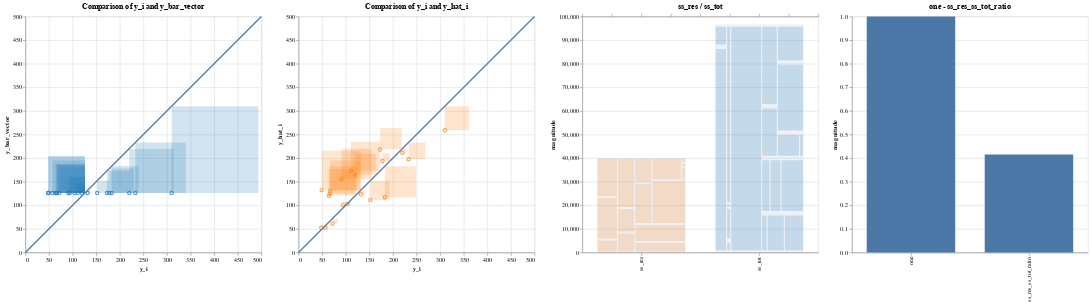

Write notebook code for a chart like this one.
### Markdown cell above
Now that the model is trained and the libraries are loaded, the data scientist calculates some metrics.  We write out these metrics explicitly as a computation tree.  In practice, it would be possible to write a function that takes Python's abstract syntax tree generated from the scoring functions written by the data scientist.  For this use case, we assume that the AST has already been parsed and written into the DSL that specmetric expects.

### Code cell
# r2
########### BEGIN COMPUTATION GRAPH ##########
## Everything below can be extracted from the abstract syntax tree
# Changes size of container
from IPython.display import display, HTML
display(HTML("<style>.container { width:100% !important; }</style>"))
display(HTML("<style>div.output_scroll { height: 44em; display: block;}</style>"))
# display(HTML("<style>.output { flex-direction: row; }</style>"))

y_i = diabetes_y_test
ids = np.arange(len(diabetes_y_test))
y_hat_i = diabetes_y_pred
X = diabetes_X_test
y_bar_scalar = np.mean(y_i)
y_bar_vector = np.full(y_i.shape, y_bar_scalar)
y_i_minus_y_hat_i = y_i - y_hat_i
y_i_minus_y_bar = y_i - y_bar_vector
y_i_minus_y_hat_i_squared = np.square(y_i_minus_y_hat_i)
y_i_minus_y_bar_squared = np.square(y_i_minus_y_bar)
ss_res = np.sum(y_i_minus_y_hat_i_squared)
ss_tot = np.sum(y_i_minus_y_bar_squared)
one = 1
ss_res_ss_tot_ratio = ss_res / ss_tot
r2 = one - ss_res_ss_tot_ratio
data_dict = {
    'ids': ids,
    'y_i': y_i,
    'y_hat_i': y_hat_i,
    'X': X,
    'y_bar_scalar': y_bar_scalar,
    'y_bar_vector': y_bar_vector,
    'y_i_minus_y_hat_i': y_i_minus_y_hat_i,
    'y_i_minus_y_bar': y_i_minus_y_bar,
    'y_i_minus_y_hat_i_squared': y_i_minus_y_hat_i_squared,
    'y_i_minus_y_bar_squared': y_i_minus_y_bar_squared,
    'ss_res': ss_res,
    'ss_tot': ss_tot,
    'one': one,
    'ss_res_ss_tot_ratio': ss_res_ss_tot_ratio,
    'r2': r2
}

input_vars = ['y_i', 'y_hat_i']
for col in df_X_test.columns:
    d = df_X_test[[col]]
    data_dict[col] = d
    input_vars.append(col)

minus_scalar = ComputationNode('minus_scalar', None, 'scalar_diff', input_data=['one', 'ss_res_ss_tot_ratio'], output_data='r2')
one = ComputationNode('one', minus_scalar, 'scalar', input_data=[], output_data='one')
ratio = ComputationNode('ratio', minus_scalar, 'scalar_ratio', input_data=['ss_res', 'ss_tot'], output_data='ss_res_ss_tot_ratio')
vector_sum_ss_res = ComputationNode('ss_res', ratio, 'vector_sum',input_data=['y_i_minus_y_hat_i_squared'], output_data='ss_res')
vector_sum_ss_tot = ComputationNode('ss_tot', ratio, 'vector_sum', input_data=['y_i_minus_y_bar_squared'], output_data='ss_tot')
square_residuals = ComputationNode('square_residuals', vector_sum_ss_res, 'vector_square', input_data=['y_i_minus_y_hat_i'], output_data='y_i_minus_y_hat_i_squared')
square_variances = ComputationNode('square_variances', vector_sum_ss_tot, 'vector_square', input_data=['y_i_minus_y_bar'], output_data='y_i_minus_y_bar_squared')
vector_difference_residuals = ComputationNode('vector_difference_residuals', square_residuals, 'vector_diff', input_data=['y_i', 'y_hat_i'], output_data='y_i_minus_y_hat_i')
vector_difference_variances = ComputationNode('vector_difference_variances', square_variances, 'vector_diff', input_data=['y_i', 'y_bar_vector'], output_data='y_i_minus_y_bar')
y_i_var_node = ComputationNode('literal_yi_var', vector_difference_variances, 'vector', output_data='y_i')
broadcast = ComputationNode('broadcast_mean', vector_difference_variances, 'broadcast', input_data=['y_bar_scalar', 'y_i'], output_data='y_bar_vector')
mean_y = ComputationNode('mean_y', broadcast, 'mean', input_data=['y_i'], output_data='y_bar_scalar')
y_i_mean_node = ComputationNode('literal_yi_mean', mean_y, 'vector', output_data='y_i')
y_i_res_node = ComputationNode('literal_yi_res', vector_difference_residuals, 'vector', output_data='y_i')
y_hat_node = ComputationNode('literal_yhat', vector_difference_residuals, 'vector', output_data='y_hat_i')

parser = ComputationTreeParser(minus_scalar)
parser.parse_computation_tree()
vis_containers = parser.visualization_containers
########### END COMPUTATION GRAPH ##########

r = AltairRenderer(vis_containers, data_dict, input_vars=input_vars)
charts = r.convert_to_charts()

charts.display()

### Figure 1 — Vega-Lite specification as saved in the notebook (floating-point values rounded to 4 significant figures)
{"config": {"view": {"continuousWidth": 400, "continuousHeight": 300}}, "hconcat": [{"layer": [{"mark": "point", "encoding": {"color": {"field": "color", "legend": null, "scale": {"scheme": "category10"}, "type": "nominal"}, "tooltip": [{"field": "age", "type": "quantitative"}, {"field": "bmi", "type": "quantitative"}, {"field": "bp", "type": "quantitative"}, {"field": "glu", "type": "quantitative"}, {"field": "hdl", "type": "quantitative"}, {"field": "id", "type": "quantitative"}, {"field": "ldl", "type": "quantitative"}, {"field": "ltg", "type": "quantitative"}, {"field": "sex", "type": "quantitative"}, {"field": "tc", "type": "quantitative"}, {"field": "tch", "type": "quantitative"}, {"field": "y_hat_i", "type": "quantitative"}, {"field": "y_i", "type": "quantitative"}], "x": {"axis": {"title": "y_i"}, "field": "x", "scale": {"domain": [0, 500]}, "type": "quantitative"}, "y": {"axis": {"title": "y_bar_vector"}, "field": "y", "scale": {"domain": [0, 500]}, "type": "quantitative"}}, "height": 400.0, "title": "Comparison of y_i and y_bar_vector", "width": 400.0}, {"mark": {"type": "rect", "opacity": 0.2}, "encoding": {"color": {"field": "color", "legend": null, "scale": {"scheme": "category10"}, "type": "nominal"}, "tooltip": [{"field": "age", "type": "quantitative"}, {"field": "bmi", "type": "quantitative"}, {"field": "bp", "type": "quantitative"}, {"field": "glu", "type": "quantitative"}, {"field": "hdl", "type": "quantitative"}, {"field": "id", "type": "quantitative"}, {"field": "ldl", "type": "quantitative"}, {"field": "ltg", "type": "quantitative"}, {"field": "sex", "type": "quantitative"}, {"field": "tc", "type": "quantitative"}, {"field": "tch", "type": "quantitative"}, {"field": "y_hat_i", "type": "quantitative"}, {"field": "y_i", "type": "quantitative"}], "x": {"axis": {"title": "y_i"}, "field": "x", "scale": {"domain": [0, 500]}, "type": "quantitative"}, "x2": {"field": "squarex2"}, "y": {"axis": {"title": "y_bar_vector"}, "field": "y", "scale": {"domain": [0, 500]}, "type": "quantitative"}, "y2": {"field": "squarey2"}}, "height": 400.0, "selection": {"selector001": {"type": "single", "fields": ["id"], "on": "mouseover", "empty": "none"}}, "title": "Magnitudes of y_i_minus_y_bar_squared", "width": 400.0}, {"data": {"name": "data-e18c70fdf05de719b9350ab397f3d2c9"}, "mark": "line", "encoding": {"x": {"field": "x", "type": "quantitative"}, "y": {"field": "y", "type": "quantitative"}}}], "data": {"name": "data-c71c25e1ae52aaec19f6c3e4e8213646"}}, {"layer": [{"mark": "point", "encoding": {"color": {"field": "color", "legend": null, "scale": {"scheme": "category10"}, "type": "nominal"}, "tooltip": [{"field": "age", "type": "quantitative"}, {"field": "bmi", "type": "quantitative"}, {"field": "bp", "type": "quantitative"}, {"field": "glu", "type": "quantitative"}, {"field": "hdl", "type": "quantitative"}, {"field": "id", "type": "quantitative"}, {"field": "ldl", "type": "quantitative"}, {"field": "ltg", "type": "quantitative"}, {"field": "sex", "type": "quantitative"}, {"field": "tc", "type": "quantitative"}, {"field": "tch", "type": "quantitative"}, {"field": "y_hat_i", "type": "quantitative"}, {"field": "y_i", "type": "quantitative"}], "x": {"axis": {"title": "y_i"}, "field": "x", "scale": {"domain": [0, 500]}, "type": "quantitative"}, "y": {"axis": {"title": "y_hat_i"}, "field": "y", "scale": {"domain": [0, 500]}, "type": "quantitative"}}, "height": 400.0, "title": "Comparison of y_i and y_hat_i", "width": 400.0}, {"mark": {"type": "rect", "opacity": 0.2}, "encoding": {"color": {"field": "color", "legend": null, "scale": {"scheme": "category10"}, "type": "nominal"}, "tooltip": [{"field": "age", "type": "quantitative"}, {"field": "bmi", "type": "quantitative"}, {"field": "bp", "type": "quantitative"}, {"field": "glu", "type": "quantitative"}, {"field": "hdl", "type": "quantitative"}, {"field": "id", "type": "quantitative"}, {"field": "ldl", "type": "quantitative"}, {"field": "ltg", "type": "quantitative"}, {"field": "sex", "type": "quantitative"}, {"field": "tc", "type": "quantitative"}, {"field": "tch", "type": "quantitative"}, {"field": "y_hat_i", "type": "quantitative"}, {"field": "y_i", "type": "quantitative"}], "x": {"axis": {"title": "y_i"}, "field": "x", "scale": {"domain": [0, 500]}, "type": "quantitative"}, "x2": {"field": "squarex2"}, "y": {"axis": {"title": "y_hat_i"}, "field": "y", "scale": {"domain": [0, 500]}, "type": "quantitative"}, "y2": {"field": "squarey2"}}, "height": 400.0, "selection": {"selector001": {"type": "single", "fields": ["id"], "on": "mouseover", "empty": "none"}}, "title": "Magnitudes of y_i_minus_y_hat_i_squared", "width": 400.0}, {"data": {"name": "data-e18c70fdf05de719b9350ab397f3d2c9"}, "mark": "line", "encoding": {"x": {"field": "x", "type": "quantitative"}, "y": {"field": "y", "type": "quantitative"}}}], "data": {"name": "data-f9fe81db31a74dde097a10c849db694f"}}, {"layer": [{"data": {"name": "data-b9d7f3e64fe074de11db329c5602a028"}, "mark": {"type": "bar", "opacity": 0.1, "size": 150}, "encoding": {"x": {"axis": {"title": ""}, "field": "scalar_names", "type": "nominal"}, "y": {"axis": {"title": "magnitude"}, "field": "scalar_values", "type": "quantitative"}}, "height": 400.0, "title": "ss_res / ss_tot", "width": 400.0}, {"data": {"name": "data-f893d43f85aa7edccc277d2a4beb2766"}, "mark": {"type": "rect", "opacity": 0.2}, "encoding": {"color": {"condition": {"value": "yellow", "selection": "selector001"}, "field": "color", "legend": null, "scale": {"scheme": "category10"}, "type": "nominal"}, "tooltip": [{"field": "age", "type": "quantitative"}, {"field": "bmi", "type": "quantitative"}, {"field": "bp", "type": "quantitative"}, {"field": "glu", "type": "quantitative"}, {"field": "hdl", "type": "quantitative"}, {"field": "id", "type": "quantitative"}, {"field": "ldl", "type": "quantitative"}, {"field": "ltg", "type": "quantitative"}, {"field": "part of", "type": "nominal"}, {"field": "sex", "type": "quantitative"}, {"field": "tc", "type": "quantitative"}, {"field": "tch", "type": "quantitative"}, {"field": "y_hat_i", "type": "quantitative"}, {"field": "y_i", "type": "quantitative"}], "x": {"axis": {"labels": false, "title": ""}, "field": "__x__", "scale": {"domain": [0, 400.0]}, "type": "quantitative"}, "x2": {"field": "__x2__"}, "y": {"axis": {"title": "magnitude"}, "field": "__y__", "type": "quantitative"}, "y2": {"field": "__y2__"}}, "height": 400.0, "selection": {"selector001": {"type": "single", "fields": ["id"], "on": "mouseover", "empty": "none"}}, "title": "Comparison of sum of y_i_minus_y_hat_i_squared and y_i_minus_y_bar_squared", "width": 400.0}]}, {"data": {"name": "data-c4a6182402d9f0a218a68bc558ceea3b"}, "mark": {"type": "bar", "opacity": 1.0, "size": 150}, "encoding": {"x": {"axis": {"title": ""}, "field": "scalar_names", "type": "nominal"}, "y": {"axis": {"title": "magnitude"}, "field": "scalar_values", "type": "quantitative"}}, "height": 400.0, "title": "one - ss_res_ss_tot_ratio", "width": 400.0}], "$schema": "https://vega.github.io/schema/vega-lite/v4.17.0.json", "datasets": {"data-c71c25e1ae52aaec19f6c3e4e8213646": [{"linediff": 106.8, "color": "y_i_minus_y_bar_squared", "x": 233.0, "y": 126.2, "squarediff": 106.8, "id": 0, "y_i": 233.0, "y_hat_i": 197.6, "age": -0.07817, "sex": 0.05068, "bmi": 0.07786, "bp": 0.05286, "tc": 0.07824, "ldl": 0.06445, "hdl": 0.02655, "tch": -0.002592, "ltg": 0.04067, "glu": -0.009362, "squarex2": 339.8, "squarey2": 233.0}, {"linediff": -35.2, "color": "y_i_minus_y_bar_squared", "x": 91.0, "y": 126.2, "squarediff": 35.2, "id": 1, "y_i": 91.0, "y_hat_i": 155.4, "age": 0.009016, "sex": 0.05068, "bmi": -0.03962, "bp": 0.02876, "tc": 0.03833, "ldl": 0.07353, "hdl": -0.07285, "tch": 0.1081, "ltg": 0.01557, "glu": -0.04664, "squarex2": 126.2, "squarey2": 161.4}, {"linediff": -15.2, "color": "y_i_minus_y_bar_squared", "x": 111.0, "y": 126.2, "squarediff": 15.2, "id": 2, "y_i": 111.0, "y_hat_i": 172.9, "age": 0.001751, "sex": 0.05068, "bmi": 0.01104, "bp": -0.01944, "tc": -0.0167, "ldl": -0.003819, "hdl": -0.04708, "tch": 0.03431, "ltg": 0.02406, "glu": 0.02377, "squarex2": 126.2, "squarey2": 141.4}, {"linediff": 25.8, "color": "y_i_minus_y_bar_squared", "x": 152.0, "y": 126.2, "squarediff": 25.8, "id": 3, "y_i": 152.0, "y_hat_i": 111.5, "age": -0.07817, "sex": -0.04464, "bmi": -0.0407, "bp": -0.08141, "tc": -0.1006, "ldl": -0.1128, "hdl": 0.02287, "tch": -0.07639, "ltg": -0.02029, "glu": -0.05078, "squarex2": 177.8, "squarey2": 152.0}, {"linediff": -6.2, "color": "y_i_minus_y_bar_squared", "x": 120.0, "y": 126.2, "squarediff": 6.2, "id": 4, "y_i": 120.0, "y_hat_i": 164.8, "age": 0.03081, "sex": 0.05068, "bmi": -0.03423, "bp": 0.04367, "tc": 0.0576, "ldl": 0.06883, "hdl": -0.03236, "tch": 0.05756, "ltg": 0.03546, "glu": 0.08591, "squarex2": 126.2, "squarey2": 132.4}, {"linediff": -59.2, "color": "y_i_minus_y_bar_squared", "x": 67.0, "y": 126.2, "squarediff": 59.2, "id": 5, "y_i": 67.0, "y_hat_i": 131.1, "age": -0.03457, "sex": 0.05068, "bmi": 0.00565, "bp": -0.00567, "tc": -0.07312, "ldl": -0.06269, "hdl": -0.006584, "tch": -0.03949, "ltg": -0.04542, "glu": 0.03206, "squarex2": 126.2, "squarey2": 185.4}, {"linediff": 183.8, "color": "y_i_minus_y_bar_squared", "x": 310.0, "y": 126.2, "squarediff": 183.8, "id": 6, "y_i": 310.0, "y_hat_i": 259.1, "age": 0.04897, "sex": 0.05068, "bmi": 0.08864, "bp": 0.08729, "tc": 0.03558, "ldl": 0.02155, "hdl": -0.02499, "tch": 0.03431, "ltg": 0.06605, "glu": 0.1315, "squarex2": 493.8, "squarey2": 310.0}, {"linediff": -32.2, "color": "y_i_minus_y_bar_squared", "x": 94.0, "y": 126.2, "squarediff": 32.2, "id": 7, "y_i": 94.0, "y_hat_i": 100.5, "age": -0.04184, "sex": -0.04464, "bmi": -0.03315, "bp": -0.02288, "tc": 0.04659, "ldl": 0.04159, "hdl": 0.056, "tch": -0.02473, "ltg": -0.02595, "glu": -0.03836, "squarex2": 126.2, "squarey2": 158.4}, {"linediff": 56.8, "color": "y_i_minus_y_bar_squared", "x": 183.0, "y": 126.2, "squarediff": 56.8, "id": 8, "y_i": 183.0, "y_hat_i": 117.1, "age": -0.009147, "sex": -0.04464, "bmi": -0.05686, "bp": -0.05043, "tc": 0.02182, "ldl": 0.04535, "hdl": -0.02867, "tch": 0.03431, "ltg": -0.009919, "glu": -0.01765, "squarex2": 239.8, "squarey2": 183.0}, {"linediff": -60.2, "color": "y_i_minus_y_bar_squared", "x": 66.0, "y": 126.2, "squarediff": 60.2, "id": 9, "y_i": 66.0, "y_hat_i": 124.3, "age": 0.07077, "sex": 0.05068, "bmi": -0.031, "bp": 0.02187, "tc": -0.03734, "ldl": -0.04703, "hdl": 0.03391, "tch": -0.03949, "ltg": -0.01496, "glu": -0.001078, "squarex2": 126.2, "squarey2": 186.4}, {"linediff": 46.8, "color": "y_i_minus_y_bar_squared", "x": 173.0, "y": 126.2, "squarediff": 46.8, "id": 10, "y_i": 173.0, "y_hat_i": 218.4, "age": 0.009016, "sex": -0.04464, "bmi": 0.05523, "bp": -0.00567, "tc": 0.0576, "ldl": 0.04472, "hdl": -0.002903, "tch": 0.02324, "ltg": 0.05569, "glu": 0.1066, "squarex2": 219.8, "squarey2": 173.0}, {"linediff": -54.2, "color": "y_i_minus_y_bar_squared", "x": 72.0, "y": 126.2, "squarediff": 54.2, "id": 11, "y_i": 72.0, "y_hat_i": 61.2, "age": -0.02731, "sex": -0.04464, "bmi": -0.0601, "bp": -0.02977, "tc": 0.04659, "ldl": 0.01998, "hdl": 0.1223, "tch": -0.03949, "ltg": -0.0514, "glu": -0.009362, "squarex2": 126.2, "squarey2": 180.4}, {"linediff": -77.2, "color": "y_i_minus_y_bar_squared", "x": 49.0, "y": 126.2, "squarediff": 77.2, "id": 12, "y_i": 49.0, "y_hat_i": 132.2, "age": 0.01628, "sex": -0.04464, "bmi": 0.001339, "bp": 0.008101, "tc": 0.005311, "ldl": 0.0109, "hdl": 0.03023, "tch": -0.03949, "ltg": -0.04542, "glu": 0.03206, "squarex2": 126.2, "squarey2": 203.4}, {"linediff": -62.2, "color": "y_i_minus_y_bar_squared", "x": 64.0, "y": 126.2, "squarediff": 62.2, "id": 13, "y_i": 64.0, "y_hat_i": 120.3, "age": -0.01278, "sex": -0.04464, "bmi": -0.02345, "bp": -0.0401, "tc": -0.0167, "ldl": 0.004636, "hdl": -0.01763, "tch": -0.002592, "ltg": -0.03846, "glu": -0.03836, "squarex2": 126.2, "squarey2": 188.4}, {"linediff": -78.2, "color": "y_i_minus_y_bar_squared", "x": 48.0, "y": 126.2, "squarediff": 78.2, "id": 14, "y_i": 48.0, "y_hat_i": 52.55, "age": -0.05637, "sex": -0.04464, "bmi": -0.07411, "bp": -0.05043, "tc": -0.02496, "ldl": -0.04703, "hdl": 0.09282, "tch": -0.07639, "ltg": -0.06118, "glu": -0.04664, "squarex2": 126.2, "squarey2": 204.4}, {"linediff": 51.8, "color": "y_i_minus_y_bar_squared", "x": 178.0, "y": 126.2, "squarediff": 51.8, "id": 15, "y_i": 178.0, "y_hat_i": 194.0, "age": 0.04171, "sex": 0.05068, "bmi": 0.01966, "bp": 0.05974, "tc": -0.005697, "ldl": -0.002566, "hdl": -0.02867, "tch": -0.002592, "ltg": 0.03119, "glu": 0.007207, "squarex2": 229.8, "squarey2": 178.0}, {"linediff": -22.2, "color": "y_i_minus_y_bar_squared", "x": 104.0, "y": 126.2, "squarediff": 22.2, "id": 16, "y_i": 104.0, "y_hat_i": 102.6, "age": -0.005515, "sex": 0.05068, "bmi": -0.01591, "bp": -0.06764, "tc": 0.04934, "ldl": 0.07917, "hdl": -0.02867, "tch": 0.03431, "ltg": -0.01811, "glu": 0.04449, "squarex2": 126.2, "squarey2": 148.4}, {"linediff": 5.8, "color": "y_i_minus_y_bar_squared", "x": 132.0, "y": 126.2, "squarediff": 5.8, "id": 17, "y_i": 132.0, "y_hat_i": 123.6, "age": 0.04171, "sex": 0.05068, "bmi": -0.01591, "bp": 0.01729, "tc": -0.03734, "ldl": -0.01384, "hdl": -0.02499, "tch": -0.01108, "ltg": -0.04688, "glu": 0.01549, "squarex2": 137.8, "squarey2": 132.0}, {"linediff": 93.8, "color": "y_i_minus_y_bar_squared", "x": 220.0, "y": 126.2, "squarediff": 93.8, "id": 18, "y_i": 220.0, "y_hat_i": 211.0, "age": -0.04547, "sex": -0.04464, "bmi": 0.03906, "bp": 0.001215, "tc": 0.01632, "ldl": 0.01528, "hdl": -0.02867, "tch": 0.02656, "ltg": 0.04453, "glu": -0.02593, "squarex2": 313.8, "squarey2": 220.0}, {"linediff": -69.2, "color": "y_i_minus_y_bar_squared", "x": 57.0, "y": 126.2, "squarediff": 69.2, "id": 19, "y_i": 57.0, "y_hat_i": 52.6, "age": -0.04547, "sex": -0.04464, "bmi": -0.07303, "bp": -0.08141, "tc": 0.08374, "ldl": 0.02781, "hdl": 0.1738, "tch": -0.03949, "ltg": -0.004222, "glu": 0.003064, "squarex2": 126.2, "squarey2": 195.4}], "data-e18c70fdf05de719b9350ab397f3d2c9": [{"x": 0, "y": 0}, {"x": 500, "y": 500}], "data-f9fe81db31a74dde097a10c849db694f": [{"linediff": 35.38, "color": "y_i_minus_y_hat_i_squared", "x": 233.0, "y": 197.6, "squarediff": 35.38, "id": 0, "y_i": 233.0, "y_hat_i": 197.6, "age": -0.07817, "sex": 0.05068, "bmi": 0.07786, "bp": 0.05286, "tc": 0.07824, "ldl": 0.06445, "hdl": 0.02655, "tch": -0.002592, "ltg": 0.04067, "glu": -0.009362, "squarex2": 268.4, "squarey2": 233.0}, {"linediff": -64.44, "color": "y_i_minus_y_hat_i_squared", "x": 91.0, "y": 155.4, "squarediff": 64.44, "id": 1, "y_i": 91.0, "y_hat_i": 155.4, "age": 0.009016, "sex": 0.05068, "bmi": -0.03962, "bp": 0.02876, "tc": 0.03833, "ldl": 0.07353, "hdl": -0.07285, "tch": 0.1081, "ltg": 0.01557, "glu": -0.04664, "squarex2": 155.4, "squarey2": 219.9}, {"linediff": -61.89, "color": "y_i_minus_y_hat_i_squared", "x": 111.0, "y": 172.9, "squarediff": 61.89, "id": 2, "y_i": 111.0, "y_hat_i": 172.9, "age": 0.001751, "sex": 0.05068, "bmi": 0.01104, "bp": -0.01944, "tc": -0.0167, "ldl": -0.003819, "hdl": -0.04708, "tch": 0.03431, "ltg": 0.02406, "glu": 0.02377, "squarex2": 172.9, "squarey2": 234.8}, {"linediff": 40.47, "color": "y_i_minus_y_hat_i_squared", "x": 152.0, "y": 111.5, "squarediff": 40.47, "id": 3, "y_i": 152.0, "y_hat_i": 111.5, "age": -0.07817, "sex": -0.04464, "bmi": -0.0407, "bp": -0.08141, "tc": -0.1006, "ldl": -0.1128, "hdl": 0.02287, "tch": -0.07639, "ltg": -0.02029, "glu": -0.05078, "squarex2": 192.5, "squarey2": 152.0}, {"linediff": -44.79, "color": "y_i_minus_y_hat_i_squared", "x": 120.0, "y": 164.8, "squarediff": 44.79, "id": 4, "y_i": 120.0, "y_hat_i": 164.8, "age": 0.03081, "sex": 0.05068, "bmi": -0.03423, "bp": 0.04367, "tc": 0.0576, "ldl": 0.06883, "hdl": -0.03236, "tch": 0.05756, "ltg": 0.03546, "glu": 0.08591, "squarex2": 164.8, "squarey2": 209.6}, {"linediff": -64.07, "color": "y_i_minus_y_hat_i_squared", "x": 67.0, "y": 131.1, "squarediff": 64.07, "id": 5, "y_i": 67.0, "y_hat_i": 131.1, "age": -0.03457, "sex": 0.05068, "bmi": 0.00565, "bp": -0.00567, "tc": -0.07312, "ldl": -0.06269, "hdl": -0.006584, "tch": -0.03949, "ltg": -0.04542, "glu": 0.03206, "squarex2": 131.1, "squarey2": 195.1}, {"linediff": 50.88, "color": "y_i_minus_y_hat_i_squared", "x": 310.0, "y": 259.1, "squarediff": 50.88, "id": 6, "y_i": 310.0, "y_hat_i": 259.1, "age": 0.04897, "sex": 0.05068, "bmi": 0.08864, "bp": 0.08729, "tc": 0.03558, "ldl": 0.02155, "hdl": -0.02499, "tch": 0.03431, "ltg": 0.06605, "glu": 0.1315, "squarex2": 360.9, "squarey2": 310.0}, {"linediff": -6.479, "color": "y_i_minus_y_hat_i_squared", "x": 94.0, "y": 100.5, "squarediff": 6.479, "id": 7, "y_i": 94.0, "y_hat_i": 100.5, "age": -0.04184, "sex": -0.04464, "bmi": -0.03315, "bp": -0.02288, "tc": 0.04659, "ldl": 0.04159, "hdl": 0.056, "tch": -0.02473, "ltg": -0.02595, "glu": -0.03836, "squarex2": 100.5, "squarey2": 107.0}, {"linediff": 65.94, "color": "y_i_minus_y_hat_i_squared", "x": 183.0, "y": 117.1, "squarediff": 65.94, "id": 8, "y_i": 183.0, "y_hat_i": 117.1, "age": -0.009147, "sex": -0.04464, "bmi": -0.05686, "bp": -0.05043, "tc": 0.02182, "ldl": 0.04535, "hdl": -0.02867, "tch": 0.03431, "ltg": -0.009919, "glu": -0.01765, "squarex2": 248.9, "squarey2": 183.0}, {"linediff": -58.3, "color": "y_i_minus_y_hat_i_squared", "x": 66.0, "y": 124.3, "squarediff": 58.3, "id": 9, "y_i": 66.0, "y_hat_i": 124.3, "age": 0.07077, "sex": 0.05068, "bmi": -0.031, "bp": 0.02187, "tc": -0.03734, "ldl": -0.04703, "hdl": 0.03391, "tch": -0.03949, "ltg": -0.01496, "glu": -0.001078, "squarex2": 124.3, "squarey2": 182.6}, {"linediff": -45.37, "color": "y_i_minus_y_hat_i_squared", "x": 173.0, "y": 218.4, "squarediff": 45.37, "id": 10, "y_i": 173.0, "y_hat_i": 218.4, "age": 0.009016, "sex": -0.04464, "bmi": 0.05523, "bp": -0.00567, "tc": 0.0576, "ldl": 0.04472, "hdl": -0.002903, "tch": 0.02324, "ltg": 0.05569, "glu": 0.1066, "squarex2": 218.4, "squarey2": 263.7}, {"linediff": 10.8, "color": "y_i_minus_y_hat_i_squared", "x": 72.0, "y": 61.2, "squarediff": 10.8, "id": 11, "y_i": 72.0, "y_hat_i": 61.2, "age": -0.02731, "sex": -0.04464, "bmi": -0.0601, "bp": -0.02977, "tc": 0.04659, "ldl": 0.01998, "hdl": 0.1223, "tch": -0.03949, "ltg": -0.0514, "glu": -0.009362, "squarex2": 82.8, "squarey2": 72.0}, {"linediff": -83.25, "color": "y_i_minus_y_hat_i_squared", "x": 49.0, "y": 132.2, "squarediff": 83.25, "id": 12, "y_i": 49.0, "y_hat_i": 132.2, "age": 0.01628, "sex": -0.04464, "bmi": 0.001339, "bp": 0.008101, "tc": 0.005311, "ldl": 0.0109, "hdl": 0.03023, "tch": -0.03949, "ltg": -0.04542, "glu": 0.03206, "squarex2": 132.2, "squarey2": 215.5}, {"linediff": -56.33, "color": "y_i_minus_y_hat_i_squared", "x": 64.0, "y": 120.3, "squarediff": 56.33, "id": 13, "y_i": 64.0, "y_hat_i": 120.3, "age": -0.01278, "sex": -0.04464, "bmi": -0.02345, "bp": -0.0401, "tc": -0.0167, "ldl": 0.004636, "hdl": -0.01763, "tch": -0.002592, "ltg": -0.03846, "glu": -0.03836, "squarex2": 120.3, "squarey2": 176.7}, {"linediff": -4.545, "color": "y_i_minus_y_hat_i_squared", "x": 48.0, "y": 52.55, "squarediff": 4.545, "id": 14, "y_i": 48.0, "y_hat_i": 52.55, "age": -0.05637, "sex": -0.04464, "bmi": -0.07411, "bp": -0.05043, "tc": -0.02496, "ldl": -0.04703, "hdl": 0.09282, "tch": -0.07639, "ltg": -0.06118, "glu": -0.04664, "squarex2": 52.55, "squarey2": 57.09}, {"linediff": -16.04, "color": "y_i_minus_y_hat_i_squared", "x": 178.0, "y": 194.0, "squarediff": 16.04, "id": 15, "y_i": 178.0, "y_hat_i": 194.0, "age": 0.04171, "sex": 0.05068, "bmi": 0.01966, "bp": 0.05974, "tc": -0.005697, "ldl": -0.002566, "hdl": -0.02867, "tch": -0.002592, "ltg": 0.03119, "glu": 0.007207, "squarex2": 194.0, "squarey2": 210.1}, {"linediff": 1.424, "color": "y_i_minus_y_hat_i_squared", "x": 104.0, "y": 102.6, "squarediff": 1.424, "id": 16, "y_i": 104.0, "y_hat_i": 102.6, "age": -0.005515, "sex": 0.05068, "bmi": -0.01591, "bp": -0.06764, "tc": 0.04934, "ldl": 0.07917, "hdl": -0.02867, "tch": 0.03431, "ltg": -0.01811, "glu": 0.04449, "squarex2": 105.4, "squarey2": 104.0}, {"linediff": 8.432, "color": "y_i_minus_y_hat_i_squared", "x": 132.0, "y": 123.6, "squarediff": 8.432, "id": 17, "y_i": 132.0, "y_hat_i": 123.6, "age": 0.04171, "sex": 0.05068, "bmi": -0.01591, "bp": 0.01729, "tc": -0.03734, "ldl": -0.01384, "hdl": -0.02499, "tch": -0.01108, "ltg": -0.04688, "glu": 0.01549, "squarex2": 140.4, "squarey2": 132.0}, {"linediff": 8.965, "color": "y_i_minus_y_hat_i_squared", "x": 220.0, "y": 211.0, "squarediff": 8.965, "id": 18, "y_i": 220.0, "y_hat_i": 211.0, "age": -0.04547, "sex": -0.04464, "bmi": 0.03906, "bp": 0.001215, "tc": 0.01632, "ldl": 0.01528, "hdl": -0.02867, "tch": 0.02656, "ltg": 0.04453, "glu": -0.02593, "squarex2": 229.0, "squarey2": 220.0}, {"linediff": 4.398, "color": "y_i_minus_y_hat_i_squared", "x": 57.0, "y": 52.6, "squarediff": 4.398, "id": 19, "y_i": 57.0, "y_hat_i": 52.6, "age": -0.04547, "sex": -0.04464, "bmi": -0.07303, "bp": -0.08141, "tc": 0.08374, "ldl": 0.02781, "hdl": 0.1738, "tch": -0.03949, "ltg": -0.004222, "glu": 0.003064, "squarex2": 61.4, "squarey2": 57.0}], "data-b9d7f3e64fe074de11db329c5602a028": [{"scalar_values": 40090.0, "scalar_names": "ss_res"}, {"scalar_values": 96620.0, "scalar_names": "ss_tot"}], "data-f893d43f85aa7edccc277d2a4beb2766": [{"__x__": 26.0, "__x2__": 58.55, "__y__": 400.9, "__y2__": 5034.0, "color": "y_i_minus_y_hat_i_squared", "part of": "ss_res", "id": 0, "y_i": 233.0, "y_hat_i": 197.6, "age": -0.07817, "sex": 0.05068, "bmi": 0.07786, "bp": 0.05286, "tc": 0.07824, "ldl": 0.06445, "hdl": 0.02655, "tch": -0.002592, "ltg": 0.04067, "glu": -0.009362}, {"__x__": 26.0, "__x2__": 58.55, "__y__": 5835.0, "__y2__": 23060.0, "color": "y_i_minus_y_hat_i_squared", "part of": "ss_res", "id": 1, "y_i": 91.0, "y_hat_i": 155.4, "age": 0.009016, "sex": 0.05068, "bmi": -0.03962, "bp": 0.02876, "tc": 0.03833, "ldl": 0.07353, "hdl": -0.07285, "tch": 0.1081, "ltg": 0.01557, "glu": -0.04664}, {"__x__": 26.0, "__x2__": 58.55, "__y__": 23860.0, "__y2__": 39690.0, "color": "y_i_minus_y_hat_i_squared", "part of": "ss_res", "id": 2, "y_i": 111.0, "y_hat_i": 172.9, "age": 0.001751, "sex": 0.05068, "bmi": 0.01104, "bp": -0.01944, "tc": -0.0167, "ldl": -0.003819, "hdl": -0.04708, "tch": 0.03431, "ltg": 0.02406, "glu": 0.02377}, {"__x__": 60.55, "__x2__": 87.54, "__y__": 400.9, "__y2__": 8072.0, "color": "y_i_minus_y_hat_i_squared", "part of": "ss_res", "id": 3, "y_i": 152.0, "y_hat_i": 111.5, "age": -0.07817, "sex": -0.04464, "bmi": -0.0407, "bp": -0.08141, "tc": -0.1006, "ldl": -0.1128, "hdl": 0.02287, "tch": -0.07639, "ltg": -0.02029, "glu": -0.05078}, {"__x__": 60.55, "__x2__": 87.54, "__y__": 8873.0, "__y2__": 18450.0, "color": "y_i_minus_y_hat_i_squared", "part of": "ss_res", "id": 4, "y_i": 120.0, "y_hat_i": 164.8, "age": 0.03081, "sex": 0.05068, "bmi": -0.03423, "bp": 0.04367, "tc": 0.0576, "ldl": 0.06883, "hdl": -0.03236, "tch": 0.05756, "ltg": 0.03546, "glu": 0.08591}, {"__x__": 60.55, "__x2__": 87.54, "__y__": 19250.0, "__y2__": 39690.0, "color": "y_i_minus_y_hat_i_squared", "part of": "ss_res", "id": 5, "y_i": 67.0, "y_hat_i": 131.1, "age": -0.03457, "sex": 0.05068, "bmi": 0.00565, "bp": -0.00567, "tc": -0.07312, "ldl": -0.06269, "hdl": -0.006584, "tch": -0.03949, "ltg": -0.04542, "glu": 0.03206}, {"__x__": 89.54, "__x2__": 174.0, "__y__": 400.9, "__y2__": 4090.0, "color": "y_i_minus_y_hat_i_squared", "part of": "ss_res", "id": 6, "y_i": 310.0, "y_hat_i": 259.1, "age": 0.04897, "sex": 0.05068, "bmi": 0.08864, "bp": 0.08729, "tc": 0.03558, "ldl": 0.02155, "hdl": -0.02499, "tch": 0.03431, "ltg": 0.06605, "glu": 0.1315}, {"__x__": 88.54, "__x2__": 89.37, "__y__": 4892.0, "__y2__": 11710.0, "color": "y_i_minus_y_hat_i_squared", "part of": "ss_res", "id": 7, "y_i": 94.0, "y_hat_i": 100.5, "age": -0.04184, "sex": -0.04464, "bmi": -0.03315, "bp": -0.02288, "tc": 0.04659, "ldl": 0.04159, "hdl": 0.056, "tch": -0.02473, "ltg": -0.02595, "glu": -0.03836}, {"__x__": 90.37, "__x2__": 174.0, "__y__": 4892.0, "__y2__": 11710.0, "color": "y_i_minus_y_hat_i_squared", "part of": "ss_res", "id": 8, "y_i": 183.0, "y_hat_i": 117.1, "age": -0.009147, "sex": -0.04464, "bmi": -0.05686, "bp": -0.05043, "tc": 0.02182, "ldl": 0.04535, "hdl": -0.02867, "tch": 0.03431, "ltg": -0.009919, "glu": -0.01765}, {"__x__": 89.54, "__x2__": 116.8, "__y__": 12510.0, "__y2__": 29140.0, "color": "y_i_minus_y_hat_i_squared", "part of": "ss_res", "id": 9, "y_i": 66.0, "y_hat_i": 124.3, "age": 0.07077, "sex": 0.05068, "bmi": -0.031, "bp": 0.02187, "tc": -0.03734, "ldl": -0.04703, "hdl": 0.03391, "tch": -0.03949, "ltg": -0.01496, "glu": -0.001078}, {"__x__": 89.54, "__x2__": 116.8, "__y__": 29940.0, "__y2__": 39690.0, "color": "y_i_minus_y_hat_i_squared", "part of": "ss_res", "id": 10, "y_i": 173.0, "y_hat_i": 218.4, "age": 0.009016, "sex": -0.04464, "bmi": 0.05523, "bp": -0.00567, "tc": 0.0576, "ldl": 0.04472, "hdl": -0.002903, "tch": 0.02324, "ltg": 0.05569, "glu": 0.1066}, {"__x__": 117.8, "__x2__": 118.7, "__y__": 12510.0, "__y2__": 30190.0, "color": "y_i_minus_y_hat_i_squared", "part of": "ss_res", "id": 11, "y_i": 72.0, "y_hat_i": 61.2, "age": -0.02731, "sex": -0.04464, "bmi": -0.0601, "bp": -0.02977, "tc": 0.04659, "ldl": 0.01998, "hdl": 0.1223, "tch": -0.03949, "ltg": -0.0514, "glu": -0.009362}, {"__x__": 119.7, "__x2__": 174.0, "__y__": 12510.0, "__y2__": 30190.0, "color": "y_i_minus_y_hat_i_squared", "part of": "ss_res", "id": 12, "y_i": 49.0, "y_hat_i": 132.2, "age": 0.01628, "sex": -0.04464, "bmi": 0.001339, "bp": 0.008101, "tc": 0.005311, "ldl": 0.0109, "hdl": 0.03023, "tch": -0.03949, "ltg": -0.04542, "glu": 0.03206}, {"__x__": 118.8, "__x2__": 166.9, "__y__": 30990.0, "__y2__": 39690.0, "color": "y_i_minus_y_hat_i_squared", "part of": "ss_res", "id": 13, "y_i": 64.0, "y_hat_i": 120.3, "age": -0.01278, "sex": -0.04464, "bmi": -0.02345, "bp": -0.0401, "tc": -0.0167, "ldl": 0.004636, "hdl": -0.01763, "tch": -0.002592, "ltg": -0.03846, "glu": -0.03836}, {"__x__": 168.9, "__x2__": 174.0, "__y__": 30590.0, "__y2__": 31020.0, "color": "y_i_minus_y_hat_i_squared", "part of": "ss_res", "id": 14, "y_i": 48.0, "y_hat_i": 52.55, "age": -0.05637, "sex": -0.04464, "bmi": -0.07411, "bp": -0.05043, "tc": -0.02496, "ldl": -0.04703, "hdl": 0.09282, "tch": -0.07639, "ltg": -0.06118, "glu": -0.04664}, {"__x__": 168.9, "__x2__": 174.0, "__y__": 31420.0, "__y2__": 36040.0, "color": "y_i_minus_y_hat_i_squared", "part of": "ss_res", "id": 15, "y_i": 178.0, "y_hat_i": 194.0, "age": 0.04171, "sex": 0.05068, "bmi": 0.01966, "bp": 0.05974, "tc": -0.005697, "ldl": -0.002566, "hdl": -0.02867, "tch": -0.002592, "ltg": 0.03119, "glu": 0.007207}, {"__x__": 167.9, "__x2__": 168.1, "__y__": 36850.0, "__y2__": 37590.0, "color": "y_i_minus_y_hat_i_squared", "part of": "ss_res", "id": 16, "y_i": 104.0, "y_hat_i": 102.6, "age": -0.005515, "sex": 0.05068, "bmi": -0.01591, "bp": -0.06764, "tc": 0.04934, "ldl": 0.07917, "hdl": -0.02867, "tch": 0.03431, "ltg": -0.01811, "glu": 0.04449}, {"__x__": 169.1, "__x2__": 174.0, "__y__": 36850.0, "__y2__": 37590.0, "color": "y_i_minus_y_hat_i_squared", "part of": "ss_res", "id": 17, "y_i": 132.0, "y_hat_i": 123.6, "age": 0.04171, "sex": 0.05068, "bmi": -0.01591, "bp": 0.01729, "tc": -0.03734, "ldl": -0.01384, "hdl": -0.02499, "tch": -0.01108, "ltg": -0.04688, "glu": 0.01549}, {"__x__": 168.9, "__x2__": 172.6, "__y__": 38390.0, "__y2__": 39690.0, "color": "y_i_minus_y_hat_i_squared", "part of": "ss_res", "id": 18, "y_i": 220.0, "y_hat_i": 211.0, "age": -0.04547, "sex": -0.04464, "bmi": 0.03906, "bp": 0.001215, "tc": 0.01632, "ldl": 0.01528, "hdl": -0.02867, "tch": 0.02656, "ltg": 0.04453, "glu": -0.02593}, {"__x__": 173.6, "__x2__": 175.0, "__y__": 38390.0, "__y2__": 39690.0, "color": "y_i_minus_y_hat_i_squared", "part of": "ss_res", "id": 19, "y_i": 57.0, "y_hat_i": 52.6, "age": -0.04547, "sex": -0.04464, "bmi": -0.07303, "bp": -0.08141, "tc": 0.08374, "ldl": 0.02781, "hdl": 0.1738, "tch": -0.03949, "ltg": -0.004222, "glu": 0.003064}, {"__x__": 226.0, "__x2__": 243.6, "__y__": 966.2, "__y2__": 86190.0, "color": "y_i_minus_y_bar_squared", "part of": "ss_tot", "id": 0, "y_i": 233.0, "y_hat_i": 197.6, "age": -0.07817, "sex": 0.05068, "bmi": 0.07786, "bp": 0.05286, "tc": 0.07824, "ldl": 0.06445, "hdl": 0.02655, "tch": -0.002592, "ltg": 0.04067, "glu": -0.009362}, {"__x__": 226.0, "__x2__": 243.6, "__y__": 88120.0, "__y2__": 95660.0, "color": "y_i_minus_y_bar_squared", "part of": "ss_tot", "id": 1, "y_i": 91.0, "y_hat_i": 155.4, "age": 0.009016, "sex": 0.05068, "bmi": -0.03962, "bp": 0.02876, "tc": 0.03833, "ldl": 0.07353, "hdl": -0.07285, "tch": 0.1081, "ltg": 0.01557, "glu": -0.04664}, {"__x__": 245.6, "__x2__": 250.5, "__y__": 966.2, "__y2__": 4062.0, "color": "y_i_minus_y_bar_squared", "part of": "ss_tot", "id": 2, "y_i": 111.0, "y_hat_i": 172.9, "age": 0.001751, "sex": 0.05068, "bmi": 0.01104, "bp": -0.01944, "tc": -0.0167, "ldl": -0.003819, "hdl": -0.04708, "tch": 0.03431, "ltg": 0.02406, "glu": 0.02377}, {"__x__": 245.6, "__x2__": 250.5, "__y__": 5994.0, "__y2__": 18550.0, "color": "y_i_minus_y_bar_squared", "part of": "ss_tot", "id": 3, "y_i": 152.0, "y_hat_i": 111.5, "age": -0.07817, "sex": -0.04464, "bmi": -0.0407, "bp": -0.08141, "tc": -0.1006, "ldl": -0.1128, "hdl": 0.02287, "tch": -0.07639, "ltg": -0.02029, "glu": -0.05078}, {"__x__": 245.6, "__x2__": 250.5, "__y__": 19510.0, "__y2__": 20350.0, "color": "y_i_minus_y_bar_squared", "part of": "ss_tot", "id": 4, "y_i": 120.0, "y_hat_i": 164.8, "age": 0.03081, "sex": 0.05068, "bmi": -0.03423, "bp": 0.04367, "tc": 0.0576, "ldl": 0.06883, "hdl": -0.03236, "tch": 0.05756, "ltg": 0.03546, "glu": 0.08591}, {"__x__": 245.6, "__x2__": 250.5, "__y__": 21320.0, "__y2__": 95660.0, "color": "y_i_minus_y_bar_squared", "part of": "ss_tot", "id": 5, "y_i": 67.0, "y_hat_i": 131.1, "age": -0.03457, "sex": 0.05068, "bmi": 0.00565, "bp": -0.00567, "tc": -0.07312, "ldl": -0.06269, "hdl": -0.006584, "tch": -0.03949, "ltg": -0.04542, "glu": 0.03206}, {"__x__": 252.5, "__x2__": 303.0, "__y__": 966.2, "__y2__": 95660.0, "color": "y_i_minus_y_bar_squared", "part of": "ss_tot", "id": 6, "y_i": 310.0, "y_hat_i": 259.1, "age": 0.04897, "sex": 0.05068, "bmi": 0.08864, "bp": 0.08729, "tc": 0.03558, "ldl": 0.02155, "hdl": -0.02499, "tch": 0.03431, "ltg": 0.06605, "glu": 0.1315}, {"__x__": 305.0, "__x2__": 312.3, "__y__": 966.2, "__y2__": 15690.0, "color": "y_i_minus_y_bar_squared", "part of": "ss_tot", "id": 7, "y_i": 94.0, "y_hat_i": 100.5, "age": -0.04184, "sex": -0.04464, "bmi": -0.03315, "bp": -0.02288, "tc": 0.04659, "ldl": 0.04159, "hdl": 0.056, "tch": -0.02473, "ltg": -0.02595, "glu": -0.03836}, {"__x__": 314.3, "__x2__": 341.4, "__y__": 966.2, "__y2__": 15690.0, "color": "y_i_minus_y_bar_squared", "part of": "ss_tot", "id": 8, "y_i": 183.0, "y_hat_i": 117.1, "age": -0.009147, "sex": -0.04464, "bmi": -0.05686, "bp": -0.05043, "tc": 0.02182, "ldl": 0.04535, "hdl": -0.02867, "tch": 0.03431, "ltg": -0.009919, "glu": -0.01765}, {"__x__": 343.4, "__x2__": 374.0, "__y__": 966.2, "__y2__": 15690.0, "color": "y_i_minus_y_bar_squared", "part of": "ss_tot", "id": 9, "y_i": 66.0, "y_hat_i": 124.3, "age": 0.07077, "sex": 0.05068, "bmi": -0.031, "bp": 0.02187, "tc": -0.03734, "ldl": -0.04703, "hdl": 0.03391, "tch": -0.03949, "ltg": -0.01496, "glu": -0.001078}, {"__x__": 305.0, "__x2__": 317.0, "__y__": 17620.0, "__y2__": 39100.0, "color": "y_i_minus_y_bar_squared", "part of": "ss_tot", "id": 10, "y_i": 173.0, "y_hat_i": 218.4, "age": 0.009016, "sex": -0.04464, "bmi": 0.05523, "bp": -0.00567, "tc": 0.0576, "ldl": 0.04472, "hdl": -0.002903, "tch": 0.02324, "ltg": 0.05569, "glu": 0.1066}, {"__x__": 319.0, "__x2__": 335.8, "__y__": 17620.0, "__y2__": 39100.0, "color": "y_i_minus_y_bar_squared", "part of": "ss_tot", "id": 11, "y_i": 72.0, "y_hat_i": 61.2, "age": -0.02731, "sex": -0.04464, "bmi": -0.0601, "bp": -0.02977, "tc": 0.04659, "ldl": 0.01998, "hdl": 0.1223, "tch": -0.03949, "ltg": -0.0514, "glu": -0.009362}, {"__x__": 337.8, "__x2__": 374.0, "__y__": 17620.0, "__y2__": 39100.0, "color": "y_i_minus_y_bar_squared", "part of": "ss_tot", "id": 12, "y_i": 49.0, "y_hat_i": 132.2, "age": 0.01628, "sex": -0.04464, "bmi": 0.001339, "bp": 0.008101, "tc": 0.005311, "ldl": 0.0109, "hdl": 0.03023, "tch": -0.03949, "ltg": -0.04542, "glu": 0.03206}, {"__x__": 305.0, "__x2__": 329.4, "__y__": 41040.0, "__y2__": 61020.0, "color": "y_i_minus_y_bar_squared", "part of": "ss_tot", "id": 13, "y_i": 64.0, "y_hat_i": 120.3, "age": -0.01278, "sex": -0.04464, "bmi": -0.02345, "bp": -0.0401, "tc": -0.0167, "ldl": 0.004636, "hdl": -0.01763, "tch": -0.002592, "ltg": -0.03846, "glu": -0.03836}, {"__x__": 305.0, "__x2__": 329.4, "__y__": 62950.0, "__y2__": 95660.0, "color": "y_i_minus_y_bar_squared", "part of": "ss_tot", "id": 14, "y_i": 48.0, "y_hat_i": 52.55, "age": -0.05637, "sex": -0.04464, "bmi": -0.07411, "bp": -0.05043, "tc": -0.02496, "ldl": -0.04703, "hdl": 0.09282, "tch": -0.07639, "ltg": -0.06118, "glu": -0.04664}, {"__x__": 331.4, "__x2__": 367.1, "__y__": 41040.0, "__y2__": 49800.0, "color": "y_i_minus_y_bar_squared", "part of": "ss_tot", "id": 15, "y_i": 178.0, "y_hat_i": 194.0, "age": 0.04171, "sex": 0.05068, "bmi": 0.01966, "bp": 0.05974, "tc": -0.005697, "ldl": -0.002566, "hdl": -0.02867, "tch": -0.002592, "ltg": 0.03119, "glu": 0.007207}, {"__x__": 369.1, "__x2__": 374.0, "__y__": 41040.0, "__y2__": 49800.0, "color": "y_i_minus_y_bar_squared", "part of": "ss_tot", "id": 16, "y_i": 104.0, "y_hat_i": 102.6, "age": -0.005515, "sex": 0.05068, "bmi": -0.01591, "bp": -0.06764, "tc": 0.04934, "ldl": 0.07917, "hdl": -0.02867, "tch": 0.03431, "ltg": -0.01811, "glu": 0.04449}, {"__x__": 330.4, "__x2__": 330.6, "__y__": 51730.0, "__y2__": 79530.0, "color": "y_i_minus_y_bar_squared", "part of": "ss_tot", "id": 17, "y_i": 132.0, "y_hat_i": 123.6, "age": 0.04171, "sex": 0.05068, "bmi": -0.01591, "bp": 0.01729, "tc": -0.03734, "ldl": -0.01384, "hdl": -0.02499, "tch": -0.01108, "ltg": -0.04688, "glu": 0.01549}, {"__x__": 331.6, "__x2__": 374.0, "__y__": 51730.0, "__y2__": 79530.0, "color": "y_i_minus_y_bar_squared", "part of": "ss_tot", "id": 18, "y_i": 220.0, "y_hat_i": 211.0, "age": -0.04547, "sex": -0.04464, "bmi": 0.03906, "bp": 0.001215, "tc": 0.01632, "ldl": 0.01528, "hdl": -0.02867, "tch": 0.02656, "ltg": 0.04453, "glu": -0.02593}, {"__x__": 331.4, "__x2__": 374.0, "__y__": 81470.0, "__y2__": 95660.0, "color": "y_i_minus_y_bar_squared", "part of": "ss_tot", "id": 19, "y_i": 57.0, "y_hat_i": 52.6, "age": -0.04547, "sex": -0.04464, "bmi": -0.07303, "bp": -0.08141, "tc": 0.08374, "ldl": 0.02781, "hdl": 0.1738, "tch": -0.03949, "ltg": -0.004222, "glu": 0.003064}], "data-c4a6182402d9f0a218a68bc558ceea3b": [{"scalar_values": 1.0, "scalar_names": "one"}, {"scalar_values": 0.4149, "scalar_names": "ss_res_ss_tot_ratio"}]}}
